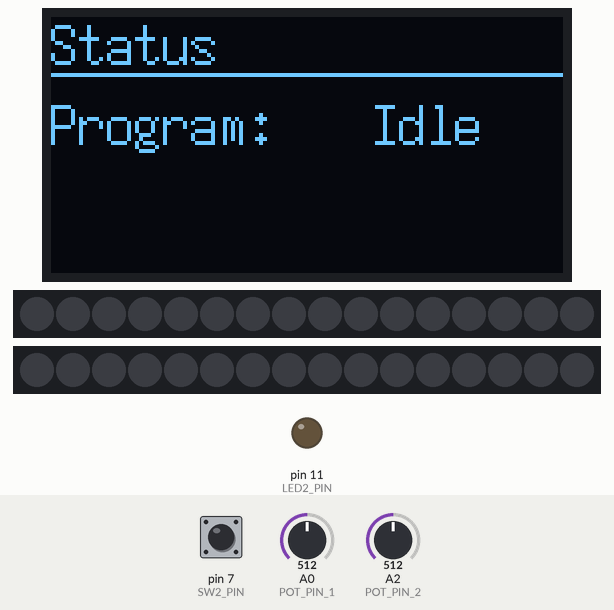
A sketch run on a simulated Arduino Uno, built with avr-gcc and run on an emulated ATmega328P. On the bench: 128×64 one-colour display, 2 × 16 RGB LEDs in strip order, left to right, output pins drawn as LEDs (lit = HIGH). Dashed ring = blinking. Inputs (shaded band) come from the test bench; at power-on: pin 7 (SW2_PIN) HIGH, A2 (POT_PIN_2) = 512, A0 (POT_PIN_1) = 512. What the sketch prints to the serial monitor is not drawn.

Above: at 1.8 s.
1.9 s: pin 7 (SW2_PIN) pulled LOW for 0.15 s
At 3.5 s:
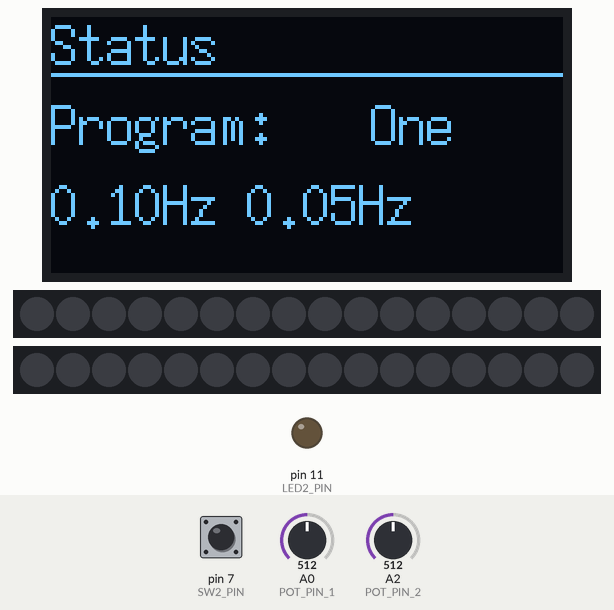
At 4.18 s:
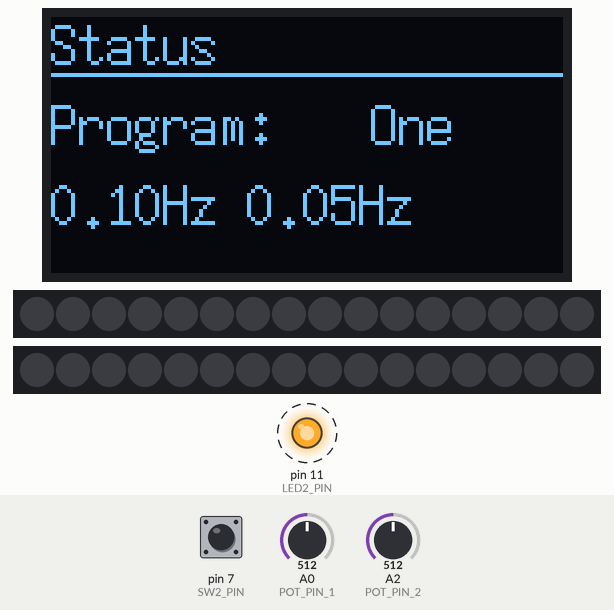
5.0 s: A2 (POT_PIN_2) set to 716
At 6.04 s:
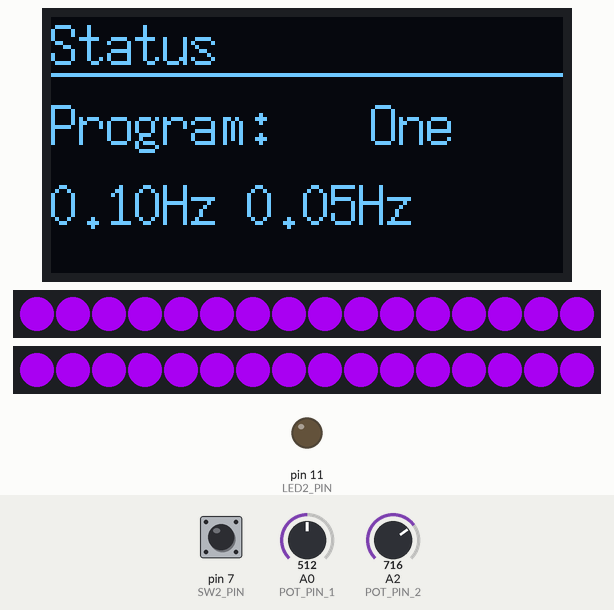
8.0 s: pin 7 (SW2_PIN) pulled LOW for 0.15 s
At 9.9 s:
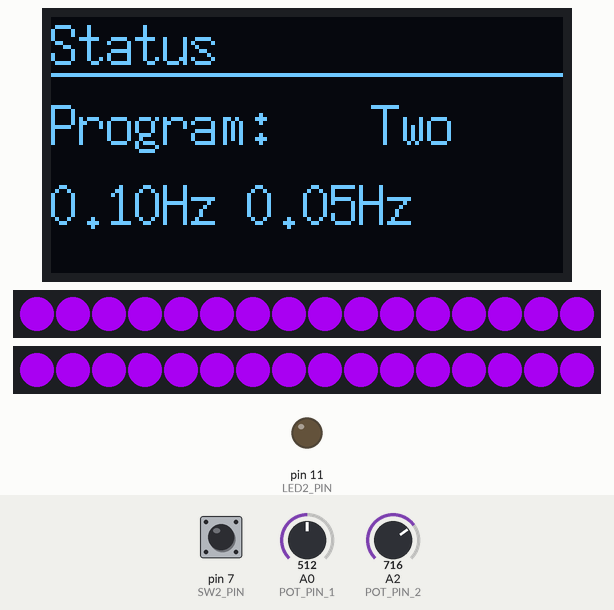
11.1 s: A0 (POT_PIN_1) set to 6
14.1 s: pin 7 (SW2_PIN) pulled LOW for 1 s
15.7 s: A0 (POT_PIN_1) set to 122
Timing chart, 0 to 18.7 s (numbered marks = the images above; inputs shaded):
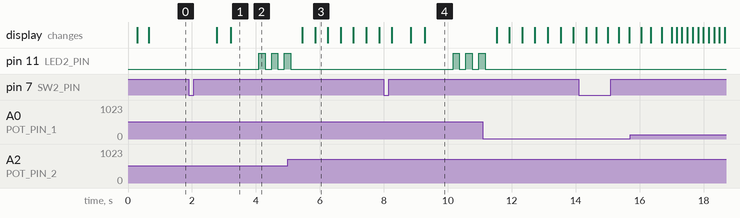

Measured:
- after the input at 1.9 s, pin 11 (LED2_PIN): alternates HIGH for 0.20 s and LOW for 0.20 s, starting after 2.2 s; the display: first changes after 0.87 s (image 1 shows a later state)
- after the input at 8.0 s, pin 11 (LED2_PIN): alternates HIGH for 0.20 s and LOW for 0.20 s, starting after 2.2 s
- what the display in image 3 shows lasts 0.4 s, from 5.8 s to 6.2 s

The sketch:

nano_glasses_production.ino
```cpp
#include <U8g2lib.h>
#include <Button2.h>
#include <FastLED.h>
#include <TaskScheduler.h>


#ifdef U8X8_HAVE_HW_SPI
#include <SPI.h>
#endif
#ifdef U8X8_HAVE_HW_I2C
#include <Wire.h>
#endif


#define DEBUG_SERIAL  // Uncomment to enable debugging

// Debugging Levels
#define DEBUG_LEVEL_NONE       0  // No debugging
#define DEBUG_LEVEL_ERROR      1  // Errors only
#define DEBUG_LEVEL_WARN       2  // Warnings and Errors
#define DEBUG_LEVEL_INFO       3  // Info, Warnings, and Errors
#define DEBUG_LEVEL_DEBUG      4  // Basic Debugging
#define DEBUG_LEVEL_VERBOSE    5  // Verbose Debugging
#define DEBUG_LEVEL_VERY_VERBOSE 6  // Very Verbose Debugging
#define LONG_TAP 500

// Set the desired debug level here
#define DEBUG_LEVEL DEBUG_LEVEL_DEBUG

#ifdef DEBUG_SERIAL
  // Error
  #define DEBUG_PRINT_ERROR(x)  if (DEBUG_LEVEL >= DEBUG_LEVEL_ERROR) { Serial.print("[ERROR] "); Serial.print(__FILE__); Serial.print(":"); Serial.print(__LINE__); Serial.print(" - "); Serial.println(x); }

  // Warning
  #define DEBUG_PRINT_WARN(x)   if (DEBUG_LEVEL >= DEBUG_LEVEL_WARN) { Serial.print("[WARNING] "); Serial.print(__FILE__); Serial.print(":"); Serial.print(__LINE__); Serial.print(" - "); Serial.println(x); }

  // Info
  #define DEBUG_PRINT_INFO(x)   if (DEBUG_LEVEL >= DEBUG_LEVEL_INFO) { Serial.print("[INFO] "); Serial.print(__FILE__); Serial.print(":"); Serial.print(__LINE__); Serial.print(" - "); Serial.println(x); }

  // Basic Debug
  #define DEBUG_PRINT(x)        if (DEBUG_LEVEL >= DEBUG_LEVEL_DEBUG) { Serial.print("[DEBUG] "); Serial.print(x); }
  #define DEBUG_PRINTLN(x)      if (DEBUG_LEVEL >= DEBUG_LEVEL_DEBUG) { Serial.print("[DEBUG] "); Serial.println(x); }

  // Verbose Debug
  #define DEBUG_PRINT_VERBOSE(x)   if (DEBUG_LEVEL >= DEBUG_LEVEL_VERBOSE) { Serial.print("[VERBOSE] "); Serial.print(__FILE__); Serial.print(":"); Serial.print(__LINE__); Serial.print(" - "); Serial.println(x); }

  // Very Verbose Debug
  #define DEBUG_PRINT_VERY_VERBOSE(x) if (DEBUG_LEVEL >= DEBUG_LEVEL_VERY_VERBOSE) { Serial.print("[VERY_VERBOSE] "); Serial.print(__FILE__); Serial.print(":"); Serial.print(__LINE__); Serial.print(" - "); Serial.println(x); }
#else
  #define DEBUG_PRINT_ERROR(x)
  #define DEBUG_PRINT_WARN(x)
  #define DEBUG_PRINT_INFO(x)
  #define DEBUG_PRINT(x)
  #define DEBUG_PRINTLN(x)
  #define DEBUG_PRINT_VERBOSE(x)
  #define DEBUG_PRINT_VERY_VERBOSE(x)
#endif

#define LEFT_WS2818  4
#define RIGHT_WS2818 2
#define RIGHT_EYE RIGHT_WS2818
#define LEFT_EYE LEFT_WS2818
int currentEye = RIGHT_EYE;
#define ON 1
#define OFF 0
#define NUM_LEDS 16
unsigned long colors[12] = {CRGB::DarkBlue, CRGB::MidnightBlue, CRGB::Navy, CRGB::MediumBlue, CRGB::DarkSlateBlue, CRGB::Aqua , CRGB::Gold, CRGB::DarkViolet, CRGB::DarkMagenta , CRGB::DeepPink, CRGB::Crimson,  CRGB::Red};
CRGB ledColour; // a reference instance that holds the currently selected led colour
CRGB ledsRight[NUM_LEDS];
CRGB ledsLeft[NUM_LEDS];
int leftEyeState = OFF;
int rightEyeState = OFF;


Scheduler runner;

#if __cplusplus >= 201103L
  #define HAS_CONSTEXPR 1
#else
  #define HAS_CONSTEXPR 0
#endif

#if  HAS_CONSTEXPR
// Pin Definitions using constexpr
constexpr int LED2_PIN = 11;
constexpr int LED_YELLOW = LED2_PIN;
constexpr int SW1_PIN = 8;
constexpr int SW2_PIN = 7;
constexpr int SW3_PIN = 6;
constexpr int POT_PIN_1 = A0; // First potentiometer on pin A0
constexpr int POT_PIN_2 = A2; // Second potentiometer on pin A1
#else
// Pin Definitions using #define
#define LED2_PIN 11
#define LED_YELLOW LED2_PIN
#define SW2_PIN 7
#define POT_PIN_1 A0 // First potentiometer on pin A0
#define POT_PIN_2 A1 // Second potentiometer on pin A1

#endif

Button2 button2(SW2_PIN);

#define SCREEN_WIDTH 128 // OLED display width, in pixels
#define SCREEN_HEIGHT 64 // OLED display height, in pixels

// Define the structure for the content
typedef struct {
  const char *header;
  const char *content_1;
  const char *content_2;
  const char *content_3;
  int x_header;
  int y_header;
  int x_content_1;
  int y_content_1;
  int x_content_2;
  int y_content_2;
  int x_content_3;
  int y_content_3;
} DisplayItem;

char gHeader[25] = "Status";
char gContent1[25] = "Program: ";
char gContent2[25] = "No Program";
char gContent3[25] = "";


#define PROGRAM_ONE 1
#define PROGRAM_TWO 2
#define PROGRAM_THREE 3
#define PROGRAM_FOUR 4
#define PROGRAM_IDLE 0
unsigned int active_program = PROGRAM_IDLE;
int currentStep = 0;
int normalizedBaseFrequency  = 10;


DisplayItem displayItems[] = {
{
  gHeader, gContent1, gContent2,gContent3, 0,0,0,20,80,20,0,40}
};

U8G2_SSD1306_128X64_NONAME_1_HW_I2C u8g2(U8G2_R0, /* reset=*/ U8X8_PIN_NONE);

unsigned long int dynamicInterval = 10;
void leftEyeCallback();
void rightEyeCallback();
void sequenceCallback();

Task leftEyeTask(10, TASK_FOREVER, &leftEyeCallback);
Task rightEyeTask(10, TASK_FOREVER, &rightEyeCallback);
Task sequenceTask(100, TASK_FOREVER, &sequenceCallback);

void leftEyeCallback()
{
    DEBUG_PRINT_VERBOSE(F("LEFT_EYE_ACTION"));
    if(leftEyeState) // if the eye is on
    {
        DEBUG_PRINT_VERY_VERBOSE(F("leftEyeState is on, turning off"));
        turnOff(LEFT_WS2818); // turn it off
        leftEyeState = OFF;
    }
    else // it is off
    {

        if(active_program == PROGRAM_TWO)
        {
          DEBUG_PRINT_VERY_VERBOSE(F("leftEyeState is off, turning on"));
          dynamicInterval = dynamicInterval + 1;
          leftEyeTask.setInterval(dynamicInterval);
          rightEyeTask.setInterval(dynamicInterval + 10);
          turnOn(LEFT_WS2818);
        }
        else if(active_program == PROGRAM_ONE)
        {
          DEBUG_PRINT_VERY_VERBOSE(F("leftEyeState is off, turning on"));
          turnOn(LEFT_WS2818);

        }
      leftEyeState = ON;
    }
}

void rightEyeCallback()
{
    DEBUG_PRINT_VERBOSE(F("RIGHT_EYE_ACTION"));
    if(rightEyeState) // if the eye is on
    {
      DEBUG_PRINT_VERY_VERBOSE(F("rightEyeState is on, turning off"));
      turnOff(RIGHT_WS2818); // turn it off
      rightEyeState = OFF;
    }
    else //it is off
    {
       if(active_program == PROGRAM_TWO)
        {
          turnOn(RIGHT_WS2818);
        }
        else if(active_program == PROGRAM_ONE)
        {
          DEBUG_PRINT_VERY_VERBOSE(F("rightEyeState is off, turning on"));
          turnOn(RIGHT_WS2818);
        }
      rightEyeState = ON;
    }
}

void programThree() {
    static CRGB *glassLeds;         // Pointer to the current LED array
    static bool movingForward = true; // Direction: true = forward, false = reverse
    static bool holdAtEnd = false;    // Flag to hold step 3 for one cycle
    if(currentEye == LEFT_EYE)
    {
      glassLeds =  ledsRight;
    }
    else
    {
      glassLeds =  ledsLeft;
    }
    // Clear all LEDs
    for (int i = 0; i < 16; i++) {
        glassLeds[i] = CRGB::Black;
    }
    // Light up the current LED
    glassLeds[currentStep] = ledColour;

    // Show the updated LED state
    FastLED.show();

    currentStep++;
    if(currentStep > 3)
    {
      if(currentEye == LEFT_EYE)
      {
        glassLeds =  ledsRight;
        currentStep = 0;
        currentEye = RIGHT_EYE;
      }
      else
      {
        glassLeds =  ledsLeft;
        currentStep = 0;
        currentEye = LEFT_EYE;
      }
    }

}


void programFour() {
    static CRGB *glassLeds; // Static to persist between calls
    // Set the LEDs array pointer based on the current eye
    if (currentStep == 0) { // Only update on the first step of the sequence
        glassLeds = (currentEye == RIGHT_EYE) ? ledsRight : ledsLeft;
    }
    // Clear previous step
    for (int i = 0; i < 16; i++) {
        glassLeds[i] = CRGB::Black; // Assuming CRGB::Black turns LEDs off
    }
    // Light up LEDs based on the current step
    switch (currentStep) {
        case 0:
            glassLeds[0] = ledColour;
            glassLeds[1] = ledColour;
            glassLeds[2] = ledColour;
            glassLeds[3] = ledColour;
            break;
        case 1:
            glassLeds[4] = ledColour;
            glassLeds[5] = ledColour;
            glassLeds[6] = ledColour;
            glassLeds[7] = ledColour;
            break;
        case 2:
            glassLeds[8] = ledColour;
            glassLeds[9] = ledColour;
            glassLeds[10] = ledColour;
            glassLeds[11] = ledColour;
            break;
        case 3:
            glassLeds[12] = ledColour;
            glassLeds[13] = ledColour;
            glassLeds[14] = ledColour;
            glassLeds[15] = ledColour;
            break;
    }

    // Show the LEDs
    FastLED.show();
    // Increment the step, reset if necessary
    currentStep++;
    if (currentStep > 3) {
      if(currentEye == RIGHT_EYE)
        currentEye = LEFT_EYE;
      else
        currentEye = RIGHT_EYE;
        currentStep = 0; // Reset sequence
    }
}

void sequenceCallback()
{
    DEBUG_PRINT_VERBOSE(F("SEQUENCE_ACTION"));
    if(active_program == PROGRAM_FOUR)
    {
      programFour();
      sequenceTask.setInterval(normalizedBaseFrequency);
    }
    else if(active_program == PROGRAM_THREE)
    {
      programThree();
      sequenceTask.setInterval(normalizedBaseFrequency);
    }
}


void u8g2_prepare(void) {
  u8g2.setFont(u8g2_font_7x14_tf);
  u8g2.setFontRefHeightExtendedText();
  u8g2.setDrawColor(1);
  u8g2.setFontPosTop();
  u8g2.setFontDirection(0);
}

void draw_line(unsigned int a)
{
  u8g2.drawLine(0, a, 127, a);
}

// Function to print an array of DisplayItem
void printContent(const DisplayItem items[], int itemCount) {

  u8g2.firstPage();
  do {
    // Iterate through each item in the array
    for (int i = 0; i < itemCount; i++) {
      // Set cursor and print the header
      u8g2.setCursor(items[i].x_header, items[i].y_header);
      u8g2.print(items[i].header);
      // Set cursor and print the first content
      u8g2.setCursor(items[i].x_content_1, items[i].y_content_1);
      u8g2.print(items[i].content_1);
      // Set cursor and print the second content
      u8g2.setCursor(items[i].x_content_2, items[i].y_content_2);
      u8g2.print(items[i].content_2);
      // Set cursor and print the second content
      u8g2.setCursor(items[i].x_content_3, items[i].y_content_3);
      u8g2.print(items[i].content_3);
      draw_line(14);
    }
  } while (u8g2.nextPage());
}

void updateDisplay()
{
    switch(active_program) {
        case 0:
            strcpy(gContent2,"Idle");
            break;
        case 1:
            strcpy(gContent2,"One");
            break;
        case 2:
            strcpy(gContent2,"Two");
            break;
        case 3:
            strcpy(gContent2,"Three");
            break;
        case 4:
            strcpy(gContent2,"Four");
            break;
        default:
            strcpy(gContent2,"Error");
            break;

    }
    printContent(displayItems, sizeof(displayItems) / sizeof(displayItems[0]));
}

// Function to flash an LED for a given duration
void flashLed(int ledPin, unsigned long duration) {
    unsigned long startTime = millis();
    while (millis() - startTime < duration) {
        digitalWrite(ledPin, HIGH);
        delay(200);
        digitalWrite(ledPin, LOW);
        delay(200);
    }
}

void updateFrequencies(int firstInterval, int secondInterval)
{
    char firstFreqBuffer[10] = ""; // Buffer for the first frequency
    char secondFreqBuffer[10] = ""; // Buffer for the second frequency
    float firstFrequency = 1.0/firstInterval;
    dtostrf(firstFrequency, 0, 2, firstFreqBuffer); // (value, width, precision, buffer)
    if(secondInterval > 0)
    {
      float secondFrequency = 1.0/secondInterval;
      dtostrf(secondFrequency, 0, 2, secondFreqBuffer); // (value, width, precision, buffer)
    }
    sprintf(gContent3, "%sHz %sHz", firstFreqBuffer, secondFreqBuffer);
    DEBUG_PRINT_VERY_VERBOSE(gContent3);
    updateDisplay();
}


void setIntervals(int leftInterval, int intermediateInterval, int sequenceInterval)
{
    DEBUG_PRINTLN(F("Setting Intervals: "));
    DEBUG_PRINT_VERY_VERBOSE(leftInterval);
    DEBUG_PRINT_VERY_VERBOSE(F(" "));
    DEBUG_PRINT_VERY_VERBOSE(intermediateInterval);
    DEBUG_PRINT_VERY_VERBOSE(F(" "));
    DEBUG_PRINT_VERY_VERBOSE(sequenceInterval);

    runner.disableAll();
    if(active_program != PROGRAM_IDLE)
    {

      if(leftInterval > 0)
      {
        // leftTimer = mainTimer->setInterval(LEFT_EYE_ACTION, leftInterval);
        leftEyeTask.enable();
        DEBUG_PRINT_VERBOSE(F("Setting LEFT_EYE_ACTION Timer: "));
        DEBUG_PRINT_VERBOSE(leftInterval);
        leftEyeTask.setInterval(leftInterval);
        updateFrequencies(leftInterval,0);
      }

      if(intermediateInterval > 0)
      {
        rightEyeTask.enable();
        int rightInterval = leftInterval + intermediateInterval;
        // rightTimer = mainTimer->setInterval(RIGHT_EYE_ACTION, leftInterval + intermediateInterval); // was 500
        DEBUG_PRINT_VERBOSE(F("Setting RIGHT_EYE_ACTION Timer: "));
        DEBUG_PRINT_VERBOSE(rightInterval);
        updateFrequencies(leftInterval,rightInterval);
        rightEyeTask.setInterval(rightInterval);
        updateFrequencies(leftInterval,rightInterval);
      }

      if(sequenceInterval > 0)
      {
        sequenceTask.enable();
        DEBUG_PRINT_VERBOSE(F("Setting SEQUENCE_ACTION Timer: "));
        DEBUG_PRINT_VERBOSE(sequenceInterval);
        sequenceTask.setInterval(sequenceInterval);
        updateFrequencies(sequenceInterval,0);
      }
    }
}

void turnOn(int eye)
{
  int i = 0;
  CRGB * glassLeds;
  if(eye == RIGHT_EYE )
    glassLeds = ledsRight;
  else
    glassLeds = ledsLeft;
  for(i =0;i < NUM_LEDS;i++)
  {

    glassLeds[i].r = ledColour.r;
    glassLeds[i].g = ledColour.g;
    glassLeds[i].b = ledColour.b;
    FastLED.show();
  }
}

void turnOff(int eye)
{
  int i = 0;
  CRGB * glassLeds;
  if(eye == RIGHT_EYE )
  {
    glassLeds = ledsRight;
  }
  else
  {
    glassLeds = ledsLeft;
  }
  for(i =0;i < NUM_LEDS;i++)
  {
    glassLeds[i] = CRGB::Black;
    FastLED.show();
  }

}

void selectProgram()
{
    strcpy(gContent1,"Program: ");
    active_program += 1;
    if(active_program == 5)
      active_program = PROGRAM_IDLE;
    DEBUG_PRINT_VERY_VERBOSE(F("Active Program: "));
    DEBUG_PRINT_VERY_VERBOSE(active_program);
    if(active_program == PROGRAM_FOUR)
    {
      DEBUG_PRINTLN(F("Program four selected."));
      currentStep = 0;
      currentEye = LEFT_EYE;
      setIntervals(0, 0, 100);
    }
    else if(active_program == PROGRAM_TWO)
    {
      leftEyeState = OFF;
      rightEyeState = OFF;
      DEBUG_PRINTLN(F("Program two selected."));
      setIntervals(10, 10,0);
    }
    else if(active_program == PROGRAM_THREE)
    {
      DEBUG_PRINTLN(F("Program three selected."));
      setIntervals(0,0,500);
      currentStep = 0;
      currentEye = LEFT_EYE;
    }
    else if(active_program == PROGRAM_ONE)
    {
      leftEyeState = OFF;
      rightEyeState = OFF;
      DEBUG_PRINTLN(F("Program one selected."));
      setIntervals(10, 10,0);
    }
    else if(active_program == PROGRAM_IDLE)
    {
      DEBUG_PRINT(F("Idle Program: ."));
      turnOff(LEFT_EYE);
      turnOff(RIGHT_EYE);
      runner.disableAll();
    }
    else
    {
      DEBUG_PRINT_ERROR(F("No Active Program: ."));
    }
  updateDisplay();

}


void shortClickButtonSW2() //yellow
{
    DEBUG_PRINT_INFO(F("shortClickButtonSW2"));
    selectProgram();
    flashLed(LED_YELLOW, 1000);

}


void handleTapSW2(Button2& b) {
    DEBUG_PRINT_INFO(F("handleTapSW2"));
    // check for really long clicks
    unsigned int duration = b.wasPressedFor();
    if (duration > LONG_TAP) {
    DEBUG_PRINT(F("SW2: long tap detected: "));
    }
    else
    {
      DEBUG_PRINT(F("SW2: short tap detected: "));
      DEBUG_PRINTLN(duration);
      shortClickButtonSW2();
    }
   }

void readAnallogValues()
{
  int baseFrequencyrSelection = analogRead(POT_PIN_1);
  int potColourSelection = analogRead(POT_PIN_2);

  // Normalize values to 0–100 range
  normalizedBaseFrequency = (int)map(baseFrequencyrSelection, 0, 1023, 10, 1000);
  int normalizedColourSelection = (int)map(potColourSelection, 0, 1017, 0, 11);

  // Ensure values stay within bounds
  normalizedBaseFrequency = constrain(normalizedBaseFrequency, 10, 1000);
  // normalizedColourSelection = constrain(normalizedColourSelection, 0, 11);
  ledColour = colors[normalizedColourSelection];
  DEBUG_PRINT(F("Base Frequency: "));
  DEBUG_PRINTLN(normalizedBaseFrequency);

  // DEBUG_PRINT(normalizedColourSelection);
  // DEBUG_PRINTLN(potColourSelection);

}


void setup() {
    // Set up LEDs
    pinMode(LED2_PIN, OUTPUT);
    pinMode(SW2_PIN, INPUT);
    pinMode(RIGHT_WS2818, OUTPUT);
    pinMode(LEFT_WS2818, OUTPUT);
    FastLED.addLeds<WS2812, RIGHT_WS2818, GRB>(ledsRight, NUM_LEDS);
    FastLED.addLeds<WS2812, LEFT_WS2818, GRB>(ledsLeft, NUM_LEDS);
    ledColour = CRGB::White;
    Serial.begin(9600);
    delay(200);
    DEBUG_PRINT_INFO(F("Initialised nano .."));
    runner.init();
    runner.addTask(leftEyeTask);
    runner.addTask(rightEyeTask);
    runner.addTask(sequenceTask);
    DEBUG_PRINT_INFO(F("Setting up OLED Display"));
    u8g2_prepare();
    u8g2.begin();
    DEBUG_PRINT_INFO(F("Updating Display"));
    updateDisplay();
    DEBUG_PRINT_INFO(F("Initialised Buttons"));
    button2.begin(SW2_PIN);
    button2.setTapHandler(handleTapSW2);
}

void loop()
{
      button2.loop();
      runner.execute();
      readAnallogValues();
}
```
